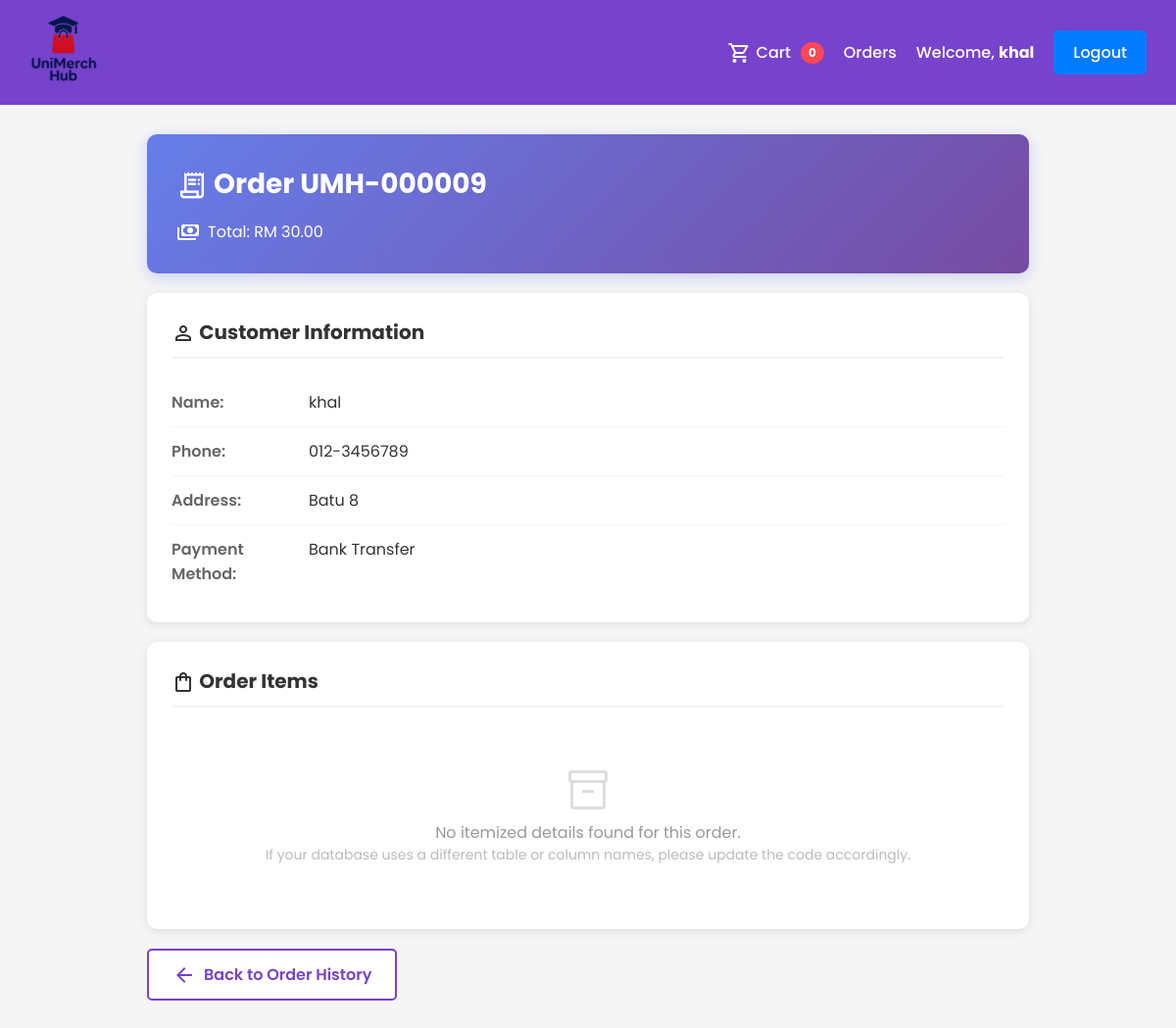
Page /orderdetails.php?order=UMH-000009 (signed in) on the committed database.
### tables this page shows
CREATE TABLE `orders` (
  `orderID` int(11) NOT NULL,
  `userID` int(11) NOT NULL,
  `totalAmount` decimal(10,2) NOT NULL,
  `orderDate` timestamp NOT NULL DEFAULT current_timestamp(),
  `fullName` varchar(200) NOT NULL DEFAULT '',
  `phone` varchar(50) NOT NULL DEFAULT '',
  `address` varchar(400) NOT NULL DEFAULT '',
  `paymentMethod` varchar(100) NOT NULL DEFAULT '',
  `orderNumber` varchar(20) DEFAULT NULL
);

### orderdetails.php (the view, shortened to what this page needs)
<?php
include 'includes/db.php';
$orderParam = $_GET['order'] ?? null;
function tryFetchOrder($conn, $orderId) {
    $stmt = $conn->prepare("SELECT * FROM orders WHERE orderNumber = ? LIMIT 1");
    if ($stmt) {
        $stmt->bind_param('s', $orderId);
        $stmt->execute();
        $res = $stmt->get_result();
        if ($res && $res->num_rows === 1) return $res->fetch_assoc();
    }
    return null;
}
function pickFirst($row, $candidates) {
    foreach ($candidates as $c) {
        if (isset($row[$c])) return $row[$c];
    }
    return null;
}
$order = tryFetchOrder($conn, $orderParam);
$custName = pickFirst($order, ['fullName','full_name','name']);
$custPhone = pickFirst($order, ['phone','telephone']);
$custAddress = pickFirst($order, ['address']);
$custPayment = pickFirst($order, ['paymentMethod','payment_method','payment']);
$items = [];
$isLoggedIn = isset($_SESSION['email']) && isset($_SESSION['fullName']) && isset($_SESSION['userID']);
$userName = $isLoggedIn ? $_SESSION['fullName'] : '';
$orderIdDisplay = pickFirst($order, ['orderID','id','order_id','orderId']) ?: $orderParam;
$orderNumber = $order['orderNumber'] ?? 'UMH-' . str_pad($orderIdDisplay, 6, '0', STR_PAD_LEFT);
$orderTotal = pickFirst($order, ['totalAmount','total','total_amount','amount','grand_total','total_price','price']);
?>
<!DOCTYPE html>
<html lang="en">
<head>
    <link rel="stylesheet" href="assets/css/style.css">
</head>
<body>
    <navbar>
        <a href="index.php"><img src="assets/images/logo.png" alt="Logo" class="logo"></a>
        <div id="authArea" class="nav-links">
            <a href="cart.php" style="display: flex; align-items: center; gap: 5px;">
                <span class="material-symbols-outlined">shopping_cart</span>
                Cart <span id="cartCount" class="cart-count-badge">0</span>
            </a>
            <?php if ($isLoggedIn): ?>
                <a href="orderhistory.php">Orders</a>
                <a href="profile.php"><span style="color: white;">
                    Welcome, <strong><?php echo htmlspecialchars($userName); ?></strong>
                </span></a>
                <a href="logout.php" class="login-btn">Logout</a>
            <?php else: ?>
                <a href="login.html" class="login-btn">Login/Register</a>
            <?php endif; ?>
        </div>
    </navbar>
    <div class="container">
        <div class="order-details-container">
            <div class="order-header-card">
                <h1>
                    <span class="material-symbols-outlined" style="font-size: 32px; vertical-align: middle;">receipt_long</span>
                    Order <?php echo htmlspecialchars($orderNumber); ?>
                </h1>
                <div class="order-meta">
                    <?php if ($orderTotal !== null): ?>
                    <div class="order-meta-item">
                        <span class="material-symbols-outlined">payments</span>
                        <span>Total: RM <?php echo number_format((float)$orderTotal, 2); ?></span>
                    </div>
                    <?php endif; ?>
                </div>
            </div>
            <div class="card">
                <h2>
                    <span class="material-symbols-outlined" style="font-size: 24px; vertical-align: middle;">person</span>
                    Customer Information
                </h2>
                <div class="info-row">
                    <div class="info-label">Name:</div>
                    <div class="info-value"><?php echo htmlspecialchars($custName ?: ($_SESSION['fullName'] ?? 'N/A')); ?></div>
                </div>
                <div class="info-row">
                    <div class="info-label">Phone:</div>
                    <div class="info-value"><?php echo htmlspecialchars($custPhone ?: 'N/A'); ?></div>
                </div>
                <div class="info-row">
                    <div class="info-label">Address:</div>
                    <div class="info-value"><?php echo nl2br(htmlspecialchars($custAddress ?: 'N/A')); ?></div>
                </div>
                <div class="info-row">
                    <div class="info-label">Payment Method:</div>
                    <div class="info-value"><?php echo htmlspecialchars($custPayment ?: 'N/A'); ?></div>
                </div>
            </div>
            <div class="card">
                <h2>
                    <span class="material-symbols-outlined" style="font-size: 24px; vertical-align: middle;">shopping_bag</span>
                    Order Items
                </h2>
                <?php if (count($items) === 0): ?>
                    <div class="no-items">
                        <span class="material-symbols-outlined" style="font-size: 48px; color: #ddd;">inventory_2</span>
                        <p>No itemized details found for this order.</p>
                        <p style="font-size: 14px; color: #bbb;">If your database uses a different table or column names, please update the code accordingly.</p>
                    </div>
                <?php endif; ?>
            </div>
            <a href="orderhistory.php" class="back-btn">
                <span class="material-symbols-outlined">arrow_back</span>
                Back to Order History
            </a>
        </div>
    </div>
</body>
</html>

### assets/css/style.css (style rules this page uses)
* { margin: 0; padding: 0; box-sizing: border-box; }
body { font-family: 'Poppins', Arial, sans-serif; background-color: #f5f5f5; }
navbar, .navbar { background-color: #7742cc; padding: 15px 30px; display: flex; justify-content: space-between; align-items: center; }
.nav-links { list-style: none; display: flex; gap: 30px; align-items: center; margin: 0; padding: 0; }
.nav-links a { color: white; text-decoration: none; font-size: 16px; font-weight: 500; transition: color 0.3s; display: flex; align-items: center; gap: 5px; }
.logo { color: white; font-size: 24px; font-weight: bold; }
.logo img, img.logo { width: 70px; height: 70px; object-fit: contain; }
.login-btn { background-color: #007bff; color: white; padding: 10px 20px; border: none; border-radius: 5px; cursor: pointer; font-size: 16px; }
.container { max-width: 1200px; margin: 30px auto; padding: 0 20px; }

### orderdetails.php (style rules this page uses)
.order-details-container { max-width: 900px; margin: 30px auto; }
.order-header-card { background: linear-gradient(135deg, #667eea 0%, #764ba2 100%); color: white; padding: 30px; border-radius: 10px; margin-bottom: 20px; box-shadow: 0 4px 15px rgba(102, 126, 234, 0.3); }
.order-header-card h1 { margin: 0 0 10px 0; font-size: 28px; font-weight: 700; }
.order-meta { display: flex; gap: 30px; margin-top: 15px; flex-wrap: wrap; }
.order-meta-item { display: flex; align-items: center; gap: 8px; }
.card { background: white; padding: 25px; border-radius: 10px; margin-bottom: 20px; box-shadow: 0 2px 10px rgba(0, 0, 0, 0.1); }
.card h2 { margin: 0 0 20px 0; color: #333; font-size: 20px; font-weight: 700; border-bottom: 2px solid #f5f5f5; padding-bottom: 10px; }
.info-row { display: grid; grid-template-columns: 140px 1fr; padding: 12px 0; border-bottom: 1px solid #f5f5f5; }
.info-row:last-child { border-bottom: none; }
.info-label { font-weight: 600; color: #666; }
.info-value { color: #333; }
.no-items { text-align: center; padding: 40px 20px; color: #999; }
.back-btn { background: white; border: 2px solid #7742cc; color: #7742cc; padding: 12px 24px; border-radius: 5px; font-weight: 600; cursor: pointer; text-decoration: none; display: inline-flex; align-items: center; gap: 8px; transition: all 0.2s; }
.cart-count-badge { background: #ff4757; color: white; padding: 2px 8px; border-radius: 50%; font-size: 12px; margin-left: 5px; font-weight: bold; }
.nav-links { display: flex; align-items: center; gap: 20px; }
.nav-links a { color: white; text-decoration: none; font-weight: 500; }

### rows in the picture
orders: orderNumber "UMH-000009", totalAmount "30.00", fullName "khal", phone "012-3456789", address "Batu 8", paymentMethod "Bank Transfer"

### other values in the picture
$userName "khal"
